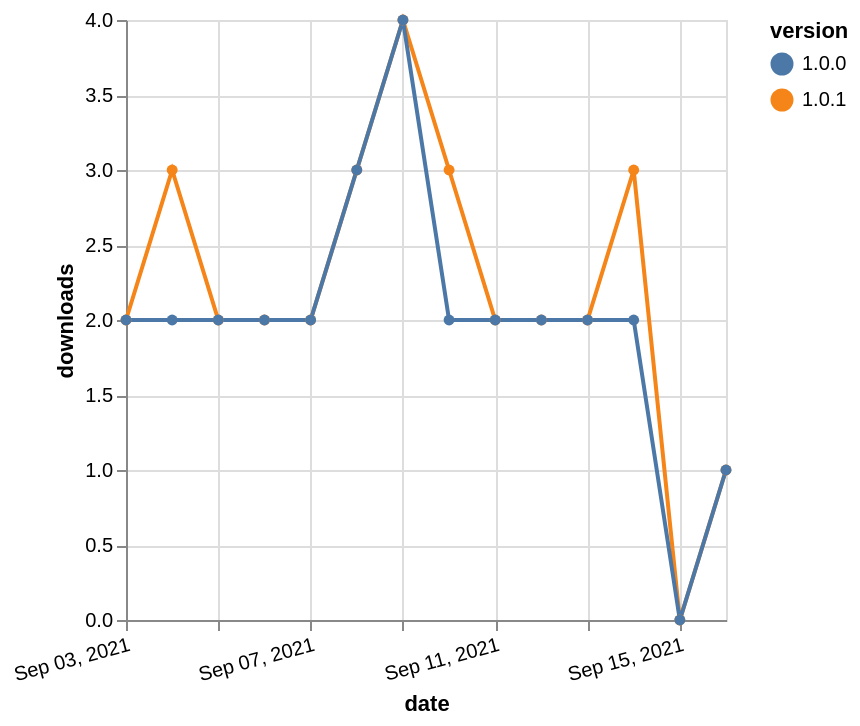

Vega-Lite specification for this chart:
### Vega-Lite specification from a JSON file in a GitHub repository (floating-point values rounded to 4 significant figures)
{"$schema": "https://vega.github.io/schema/vega-lite/v5.json", "description": "A simple bar chart with embedded data.", "data": {"values": [{"date": "2021-09-03", "total": 3871, "delta": 2, "version": "1.0.1"}, {"date": "2021-09-04", "total": 3874, "delta": 3, "version": "1.0.1"}, {"date": "2021-09-05", "total": 3876, "delta": 2, "version": "1.0.1"}, {"date": "2021-09-06", "total": 3878, "delta": 2, "version": "1.0.1"}, {"date": "2021-09-07", "total": 3880, "delta": 2, "version": "1.0.1"}, {"date": "2021-09-08", "total": 3883, "delta": 3, "version": "1.0.1"}, {"date": "2021-09-09", "total": 3887, "delta": 4, "version": "1.0.1"}, {"date": "2021-09-10", "total": 3890, "delta": 3, "version": "1.0.1"}, {"date": "2021-09-11", "total": 3892, "delta": 2, "version": "1.0.1"}, {"date": "2021-09-12", "total": 3894, "delta": 2, "version": "1.0.1"}, {"date": "2021-09-13", "total": 3896, "delta": 2, "version": "1.0.1"}, {"date": "2021-09-14", "total": 3899, "delta": 3, "version": "1.0.1"}, {"date": "2021-09-15", "total": 3899, "delta": 0, "version": "1.0.1"}, {"date": "2021-09-16", "total": 3900, "delta": 1, "version": "1.0.1"}, {"date": "2021-09-03", "total": 3346, "delta": 2, "version": "1.0.0"}, {"date": "2021-09-04", "total": 3348, "delta": 2, "version": "1.0.0"}, {"date": "2021-09-05", "total": 3350, "delta": 2, "version": "1.0.0"}, {"date": "2021-09-06", "total": 3352, "delta": 2, "version": "1.0.0"}, {"date": "2021-09-07", "total": 3354, "delta": 2, "version": "1.0.0"}, {"date": "2021-09-08", "total": 3357, "delta": 3, "version": "1.0.0"}, {"date": "2021-09-09", "total": 3361, "delta": 4, "version": "1.0.0"}, {"date": "2021-09-10", "total": 3363, "delta": 2, "version": "1.0.0"}, {"date": "2021-09-11", "total": 3365, "delta": 2, "version": "1.0.0"}, {"date": "2021-09-12", "total": 3367, "delta": 2, "version": "1.0.0"}, {"date": "2021-09-13", "total": 3369, "delta": 2, "version": "1.0.0"}, {"date": "2021-09-14", "total": 3371, "delta": 2, "version": "1.0.0"}, {"date": "2021-09-15", "total": 3371, "delta": 0, "version": "1.0.0"}, {"date": "2021-09-16", "total": 3372, "delta": 1, "version": "1.0.0"}]}, "width": "container", "mark": {"type": "line", "point": {"filled": true}}, "encoding": {"x": {"field": "date", "type": "temporal", "timeUnit": "yearmonthdate", "title": "date", "axis": {"labelAngle": -15}}, "y": {"field": "delta", "type": "quantitative", "title": "downloads"}, "color": {"field": "version", "type": "nominal"}, "tooltip": {"field": "delta"}}}
